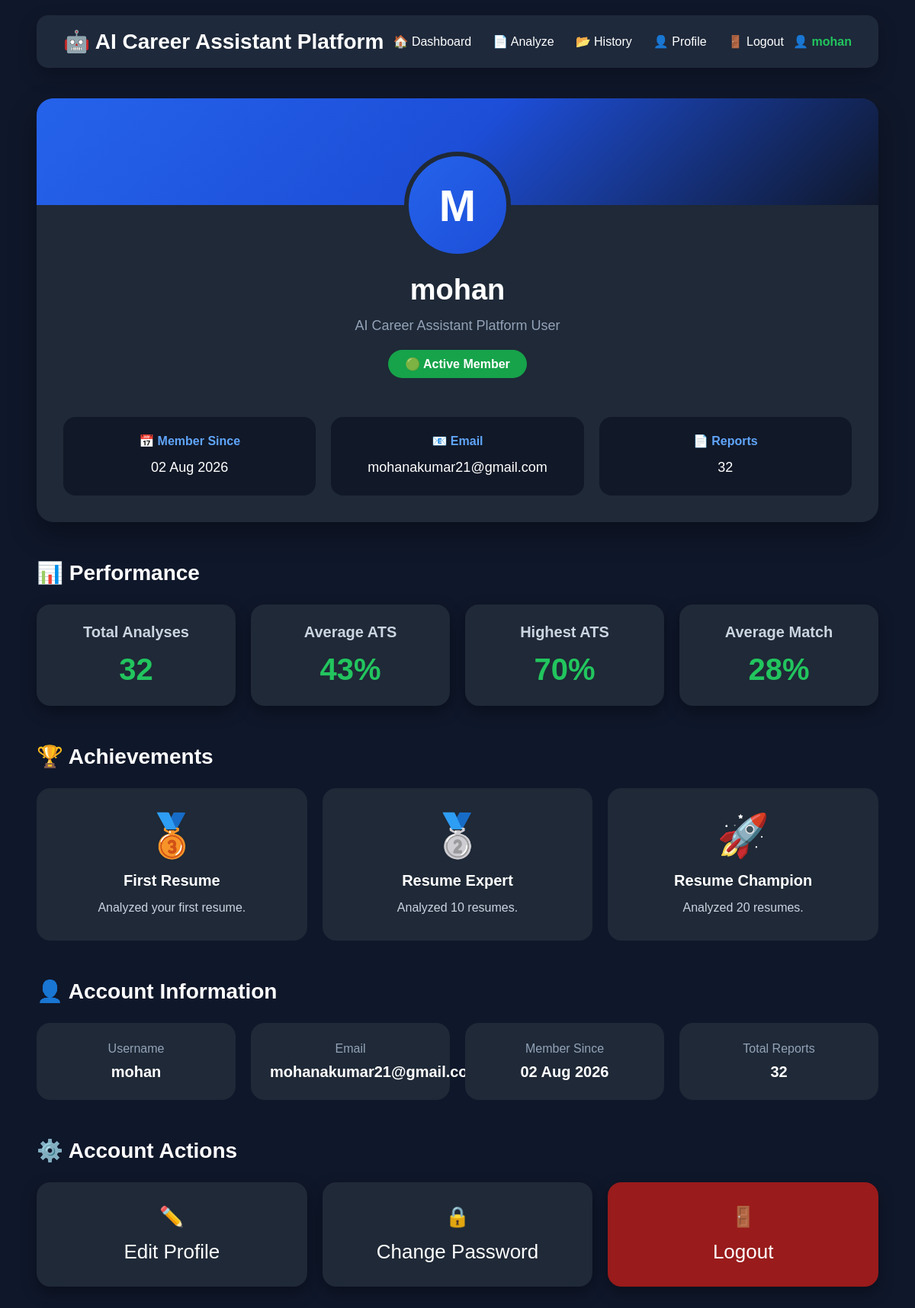
The app's page /profile (signed in) with its own data.
### models.py (models this page shows)
class User(UserMixin, db.Model):
    id = db.Column(db.Integer, primary_key=True)
    username = db.Column(
        db.String(100),
        unique=True,
        nullable=False
    )
    joined_date = db.Column(
    db.DateTime,
    default=datetime.utcnow
    )
    email = db.Column(
        db.String(150),
        unique=True,
        nullable=False
    )
    password = db.Column(
        db.String(200),
        nullable=False
    )

### app.py (the view)
@app.route("/profile")
@login_required
def profile():
    reports = ResumeHistory.query.filter_by(
        user_id=current_user.id
    ).all()
    achievements = get_achievements(reports)
    total_reports = len(reports)
    if total_reports:
        average_ats = round(
            sum(r.ats_score for r in reports) / total_reports
        )
        highest_ats = max(r.ats_score for r in reports)
        average_match = round(
            sum(r.match_score for r in reports) / total_reports
        )
    else:
        average_ats = 0
        highest_ats = 0
        average_match = 0
    return render_template(
        "profile.html",
        total_reports=total_reports,
        average_ats=average_ats,
        highest_ats=highest_ats,
        average_match=average_match,
        achievements=achievements
    )

### app.py (called while the page is built)
@login_manager.user_loader
def load_user(user_id):
    return User.query.get(int(user_id))

### templates/profile.html (shortened to what this page needs)
{% extends "base.html" %}
{% block head %}
<link rel="stylesheet"
      href="{{ url_for('static', filename='css/profile.css') }}">
{% endblock %}
{% block content %}
<div class="profile-container">
    <div class="profile-card">
        <div class="profile-cover"></div>
        <div class="profile-avatar">
            {{ current_user.username[0]|upper }}
        </div>
        <h1>{{ current_user.username }}</h1>
        <p class="profile-role">
            AI Career Assistant Platform User
        </p>
        <div class="profile-status">
            <span class="status-badge">
                🟢 Active Member
            </span>
        </div>
        <div class="profile-meta">
            <div class="meta-card">
                <h4>📅 Member Since</h4>
                <p>{{ current_user.joined_date.strftime('%d %b %Y') }}</p>
            </div>
            <div class="meta-card">
                <h4>📧 Email</h4>
                <p>{{ current_user.email }}</p>
            </div>
            <div class="meta-card">
                <h4>📄 Reports</h4>
                <p>{{ total_reports }}</p>
            </div>
        </div>
    </div>
    <section class="profile-section">
        <h2 class="section-title">
            📊 Performance
        </h2>
        <div class="stats-grid">
            <div class="stat-card">
                <h3>Total Analyses</h3>
                <h1>{{ total_reports }}</h1>
            </div>
            <div class="stat-card">
                <h3>Average ATS</h3>
                <h1>{{ average_ats }}%</h1>
            </div>
            <div class="stat-card">
                <h3>Highest ATS</h3>
                <h1>{{ highest_ats }}%</h1>
            </div>
            <div class="stat-card">
                <h3>Average Match</h3>
                <h1>{{ average_match }}%</h1>
            </div>
        </div>
    </section>
    <section class="profile-section">
        <h2 class="section-title">
            🏆 Achievements
        </h2>
        <div class="achievement-grid">
            {% for badge in achievements %}
            <div class="achievement-box">
                <div class="achievement-icon">
                    {{ badge.icon }}
                </div>
                <h3>
                    {{ badge.title }}
                </h3>
                <p>
                    {{ badge.description }}
                </p>
            </div>
            {% endfor %}
        </div>
    </section>
    <section class="profile-section">
        <h2 class="section-title">
            👤 Account Information
        </h2>
        <div class="account-grid">
            <div class="account-item">
                <span>Username</span>
                <h3>{{ current_user.username }}</h3>
            </div>
            <div class="account-item">
                <span>Email</span>
                <h3>{{ current_user.email }}</h3>
            </div>
            <div class="account-item">
                <span>Member Since</span>
                <h3>{{ current_user.joined_date.strftime('%d %b %Y') }}</h3>
            </div>
            <div class="account-item">
                <span>Total Reports</span>
                <h3>{{ total_reports }}</h3>
            </div>
        </div>
    </section>
    <section class="profile-section">
        <h2 class="section-title">
            ⚙️ Account Actions
        </h2>
<div class="action-grid">
    <a href="{{ url_for('edit_profile') }}" class="profile-action">
        ✏️
        <span>Edit Profile</span>
    </a>
    <a href="{{ url_for('change_password') }}" class="profile-action">
        🔒
        <span>Change Password</span>
    </a>
    <a href="{{ url_for('logout') }}" class="profile-action logout">
        🚪
        <span>Logout</span>
    </a>
</div>
    </section>
</div>
{% endblock %}

### templates/base.html (shortened to what this page needs)
<!DOCTYPE html>
<html lang="en">
<head>
    <link rel="stylesheet"
          href="{{ url_for('static', filename='css/base.css') }}">
    {% block head %}{% endblock %}
</head>
<body>
{% if current_user.is_authenticated %}
<nav class="navbar">
    <div class="logo">
        🤖 AI Career Assistant Platform
    </div>
    <ul>
        <li><a href="/dashboard">🏠 Dashboard</a></li>
        <li><a href="/">📄 Analyze</a></li>
        <li><a href="/history">📂 History</a></li>
        <li><a href="/profile">👤 Profile</a></li>
        <li><a href="/logout">🚪 Logout</a></li>
    </ul>
    <div class="user">
        👤 {{ current_user.username }}
    </div>
</nav>
{% endif %}
{% block content %}
{% endblock %}
</body>
</html>

### static/css/base.css (style rules this page uses)
* { margin:0; padding:0; box-sizing:border-box; font-family:Arial, Helvetica, sans-serif; }
body { background:#0f172a; color:#ffffff; min-height:100vh; }
h1 { font-size:38px; font-weight:700; }
h2 { font-size:28px; margin-bottom:20px; }
h3 { font-size:20px; }
p { line-height:1.7; }
a { text-decoration:none; color:white; }
.navbar { width:92%; margin:20px auto; padding:18px 35px; display:flex; justify-content:space-between; align-items:center; background:#1e293b; border-radius:15px; box-shadow:0 10px 25px rgba(0,0,0,.25); position:sticky; top:15px; z-index:999; }
.logo { font-size:28px; font-weight:bold; }
.navbar ul { display:flex; list-style:none; gap:28px; }
.navbar ul li a { color:white; transition:.3s; }
.user { color:#22c55e; font-weight:bold; }

### static/css/profile.css (style rules this page uses)
.profile-container { width:92%; max-width:1400px; margin:40px auto; }
.profile-card { background:#1f2937; border-radius:22px; overflow:hidden; text-align:center; box-shadow:0 15px 35px rgba(0,0,0,.35); margin-bottom:45px; }
.profile-cover { height:140px; background:linear-gradient( 135deg, #2563eb, #1d4ed8, #0f172a ); }
.profile-avatar { width:140px; height:140px; margin:-70px auto 0; border-radius:50%; background:linear-gradient( 135deg, #2563eb, #1d4ed8 ); display:flex; justify-content:center; align-items:center; color:white; font-size:58px; font-weight:bold; border:6px solid #1f2937; }
.profile-card h1 { margin-top:20px; font-size:38px; }
.profile-role { color:#94a3b8; margin-top:10px; font-size:18px; }
.profile-status { margin:25px 0; }
.status-badge { background:#16a34a; padding:10px 22px; border-radius:25px; font-weight:bold; }
.profile-meta { display:grid; grid-template-columns:repeat(auto-fit,minmax(220px,1fr)); gap:20px; padding:35px; }
.meta-card { background:#111827; border-radius:16px; padding:22px; transition:.3s; }
.meta-card h4 { color:#60a5fa; margin-bottom:10px; }
.meta-card p { color:white; font-size:18px; }
.profile-section { margin-top:50px; }
.section-title { margin-bottom:25px; font-size:28px; }
.profile-section .stats-grid { display:grid; grid-template-columns:repeat(auto-fit,minmax(220px,1fr)); gap:20px; }
.profile-section .stat-card { background:#1f2937; border-radius:18px; padding:25px; text-align:center; transition:.3s; box-shadow:0 8px 20px rgba(0,0,0,.35); }
.profile-section .stat-card h3 { color:#cbd5e1; margin-bottom:15px; }
.profile-section .stat-card h1 { color:#22c55e; font-size:40px; }
.achievement-grid { display:grid; grid-template-columns:repeat(auto-fit,minmax(240px,1fr)); gap:20px; }
.achievement-box { background:#1f2937; border-radius:18px; padding:30px; text-align:center; transition:.3s; }
.achievement-icon { font-size:55px; }
.achievement-box h3 { margin-top:15px; }
.achievement-box p { margin-top:10px; color:#cbd5e1; }
.account-grid { display:grid; grid-template-columns:repeat(auto-fit,minmax(220px,1fr)); gap:20px; }
.account-item { background:#1f2937; border-radius:18px; padding:25px; text-align:center; transition:.3s; }
.account-item span { color:#94a3b8; display:block; margin-bottom:10px; }
.account-item h3 { color:white; }
.action-grid { display:grid; grid-template-columns:repeat(auto-fit,minmax(220px,1fr)); gap:20px; }
.profile-action { background:#1f2937; color:white; text-decoration:none; border-radius:18px; padding:30px; display:flex; flex-direction:column; align-items:center; justify-content:center; gap:15px; font-size:26px; transition:.3s; box-shadow:0 8px 20px rgba(0,0,0,.35); }
.profile-action.logout { background:#991b1b; }

### records on screen
User: username "mohan", username "M", joined_date "02 Aug 2026", email "mohanakumar21@gmail.com"

### other values on screen
{{ total_reports }} "32"
{{ average_ats }} "43"
{{ highest_ats }} "70"
{{ average_match }} "28"
{{ badge.icon }} "🥉" "🥈" "🚀"
{{ badge.title }} "First Resume" "Resume Expert" "Resume Champion"
{{ badge.description }} "Analyzed your first resume." "Analyzed 10 resumes." "Analyzed 20 resumes."
